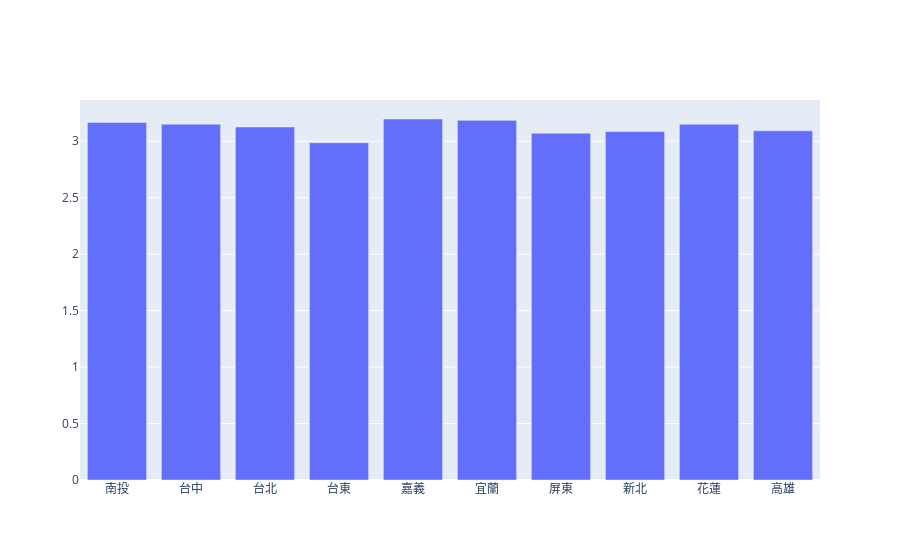

Notebook code cell kept with this figure:
### Code cell
fig = go.Figure([go.Bar(x=list(df3.groupby('hotel_city').groups.keys()), y=df3.groupby('hotel_city')['hotel_star'].mean().values)])
fig.show()

### Figure 1 — Plotly figure (JSON) as saved in the notebook; plotly's stock layout.template omitted (floating-point values rounded to 4 significant figures)
{"data": [{"type": "bar", "x": ["南投", "台中", "台北", "台東", "嘉義", "宜蘭", "屏東", "新北", "花蓮", "高雄"], "y": [3.166, 3.151, 3.127, 2.987, 3.197, 3.185, 3.072, 3.086, 3.15, 3.092]}], "layout": {"autosize": true, "xaxis": {"autorange": true, "range": [-0.5, 9.5], "type": "category"}, "yaxis": {"autorange": true, "range": [0, 3.365], "type": "linear"}}}
